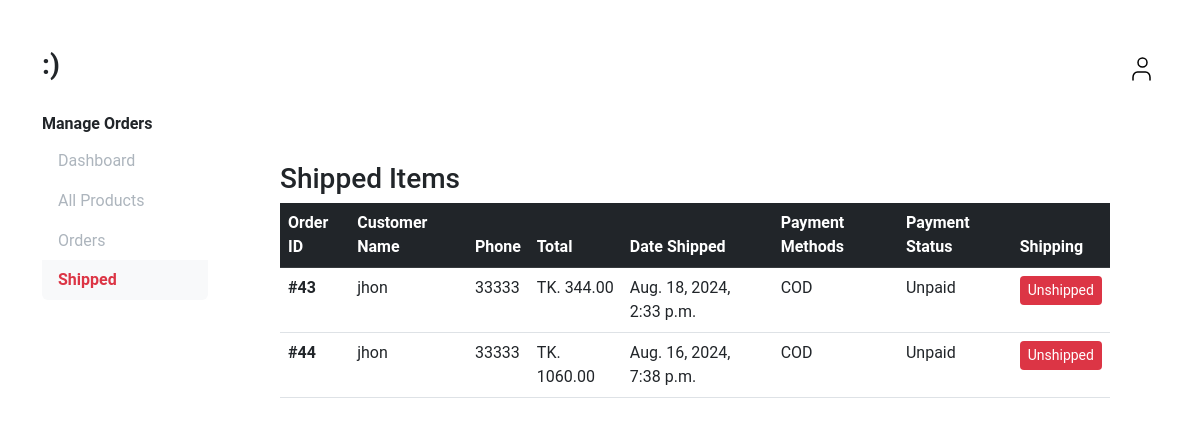
The page /payment/shipped_dash (signed in) on the database its author committed.
### payment/models.py (models this page shows, shortened)
class Order(models.Model):
    user = models.ForeignKey(User, on_delete=models.CASCADE, null=True, blank=True)
    full_name = models.CharField(max_length=250)
    phone = models.CharField(max_length=20)
    email = models.EmailField(max_length=250)
    shipping_address = models.TextField(max_length=15000)
    amount_paid = models.DecimalField(max_digits=7, decimal_places=2)
    payment_method = models.CharField(max_length=200)
    payment_status = models.CharField(max_length=200)
    date_ordered = models.DateTimeField(auto_now_add=True)
    shipped = models.BooleanField(default=False)
    date_shipped = models.DateTimeField(blank=True, null=True)

### payment/views.py (the view, shortened to what this page needs)
# urls.py: path('shipped_dash', views.shipped_dash, name='shipped_dash'),
def shipped_dash(request):
    if request.user.is_authenticated and request.user.is_superuser:
        orders = Order.objects.filter(shipped=True)
        return render(request, "payment/shipped_dash.html", {'orders': orders})
    else:
        messages.error(request, "Access Denied")
        return redirect('home')

### cart/context_processors.py (called while the page is built)
def cart(request):
    return {'cart': Cart(request)}

### payment/templates/payment/shipped_dash.html (shortened to what this page needs)
{% extends 'payment/admin_base.html' %}
      {% block content %}
      <section class="p-5">
          <h3>Shipped Items</h3>
          <table class="table table-hover">
            <thead class="table-dark">
              <tr>
                <th scope="col">Order ID</th>
                <th scope="col">Customer Name</th>
                <th scope="col">Phone</th>
                <th scope="col">Total</th>
                <th scope="col">Date Shipped</th>
                <th scope="col">Payment Methods</th>
                <th scope="col">Payment Status</th>
                <th scope="col">Shipping</th>
              </tr>
            </thead>
            <tbody>
              {% for item in orders %}
                <tr>
                  <th scope="row"><a class="text-decoration-none text-dark" href="{% url 'orders' item.id %}">#{{ item.id }}</a></th>
                  <td>{{ item.full_name }}</td>
                  <td>{{ item.phone }}</td>
                  <td>TK. {{ item.amount_paid }}</td>
                  <td>{{ item.date_shipped }}</td>
                  <td>{{ item.payment_method }}</td>
                  <td>{{ item.payment_status }}</td>
                  <td>
                    <form method="POST">
                      <button type="submit" class="btn btn-danger btn-sm">Unshipped</button>
                    </form>
                  </td>
                </tr>
              {% endfor %}
            </tbody>
          </table>
      </section>
      {% endblock %}

### static/css/style.css (style rules this page uses)
* { outline: none !important; box-shadow: none !important; }
html, body { background-color: #ffffff; font-family: 'Roboto', sans-serif !important; }
a { text-decoration: none !important; color: #000 !important; }
.btn-danger { background-color: #dc3545; border: none; }

### rows shown on the page
Order: id "43", full_name "jhon", phone "33333", amount_paid "344.00", date_shipped "Aug. 18, 2024, 2:33 p.m.", payment_method "COD", payment_status "Unpaid"
Order: id "44", full_name "jhon", phone "33333", amount_paid "1060.00", date_shipped "Aug. 16, 2024, 7:38 p.m.", payment_method "COD", payment_status "Unpaid"
